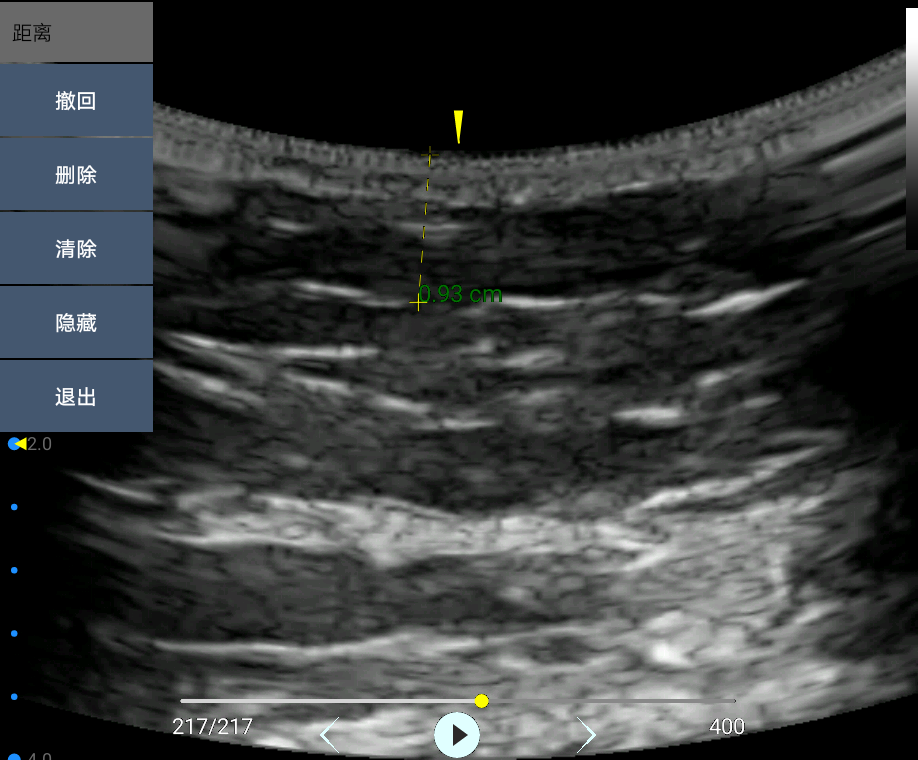
//> input picture cvTest/a7.png, 918 x 760 px
$ ./counter   (built with g++ and OpenCV 4)
//> lines starting //> are read from the running program, lines starting //| are printed output that depends on the picture; after the words box and inside, x2 and y2 are one past the last pixel; in counts of white or black regions, pixels touching at a corner belong together
### cvTest/counter.hpp
//
//  counter.hpp
//  cvTest
//
//  Created by 覃永正 on 2017/10/29.
//  Copyright © 2017年 HFY. All rights reserved.
//

#ifndef counter_hpp
#define counter_hpp

#include <stdio.h>

#endif /* counter_hpp */

### cvTest/counter.cpp
//
//  counter.cpp
//  cvTest
//.
//  Copyright © 2017年 HFY. All rights reserved.
//

#include "counter.hpp"
#include "fstream"
#include <iostream>
#include <string>
#include <strstream>
#include "math.h"

#define  FL_MIN_LENGTH   200
#define  FL_MIN_AREA     400
#define  DELTA           (6)
//#define  MIN_X           200
#define  MIN_Y           300
#define  MIN_CANDIDAT_DIAMETER    200
#define  MIN_CANDIDAT_AREA        1000

vector<vector<Point> > g_Contours;
vector<strAreaTag> stAreaTag,g_CandidateArea;
vector<strAreaTag> * pAreaTag = &stAreaTag;


// [66 lines left out: functions int2str, sort_point, AreaGetMax, GetCandicatArea, not called in this run]
int main()
{
    int iRet;
    int mc_valid[300] = {1};
    RNG g_rng(12345);
    Mat g_cannyMat_output;
    vector<Vec4i> g_vHierarchy;
    Mat img = imread("/Users/tanyongzheng/Documents/CvCounter/cvTest/a7.png", 1);
//> img is the input picture: 760 rows x 918 cols, CV_8UC3; mean B, G, R 59.8, 59.3, 56.5
    //imshow("OriImg", img);

    GaussianBlur(img, img, Size(5, 5), 0.5);

    int width = img.cols;
    int height = img.rows;
    Mat gray = Mat::zeros(img.size(),CV_8UC1);
    for (int i = 0; i < height; i++)
    {
        for (int j = 0; j < width; j++)
        {
            int pix = img.at<Vec3b>(i, j)[0] + img.at<Vec3b>(i, j)[2] - img.at<Vec3b>(i, j)[1];
            if (pix > 255)
                pix = 255;
            if (pix < 0)
                pix = 0;
            gray.at<uchar>(i, j) = (uchar)pix;
        }
    }
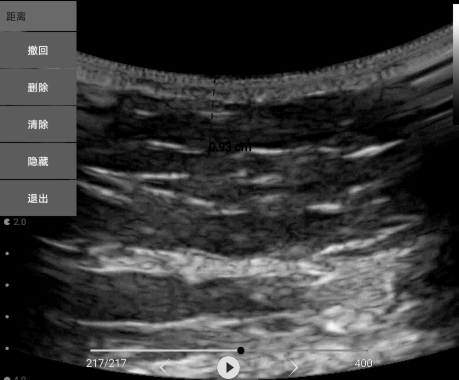
//> gray: 760 rows x 918 cols, CV_8UC1 (shown at 1/2 size); min 0, max 255, mean 57.1

    imwrite("1gray.jpg",gray);
    Mat bw;

    //s1 canny
    threshold(gray, bw, 0, 255, CV_THRESH_OTSU);
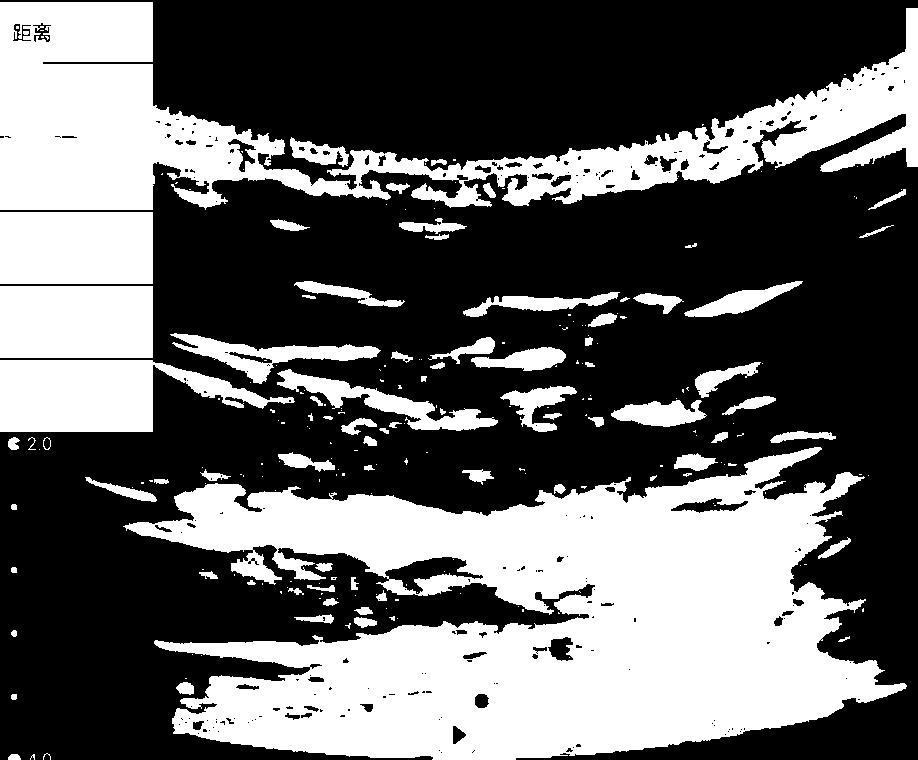
//> bw: 760 rows x 918 cols, CV_8UC1; 38.1% white; 228 white regions (147 under 20 px), largest, box (x1, y1, x2, y2) and area: (123, 447, 907, 760) 139259, (0, 2, 918, 210) 65294, (0, 360, 295, 432) 12775
    imwrite("2bin.jpg", bw);


    Canny( bw, g_cannyMat_output, 20, 255, 3 );
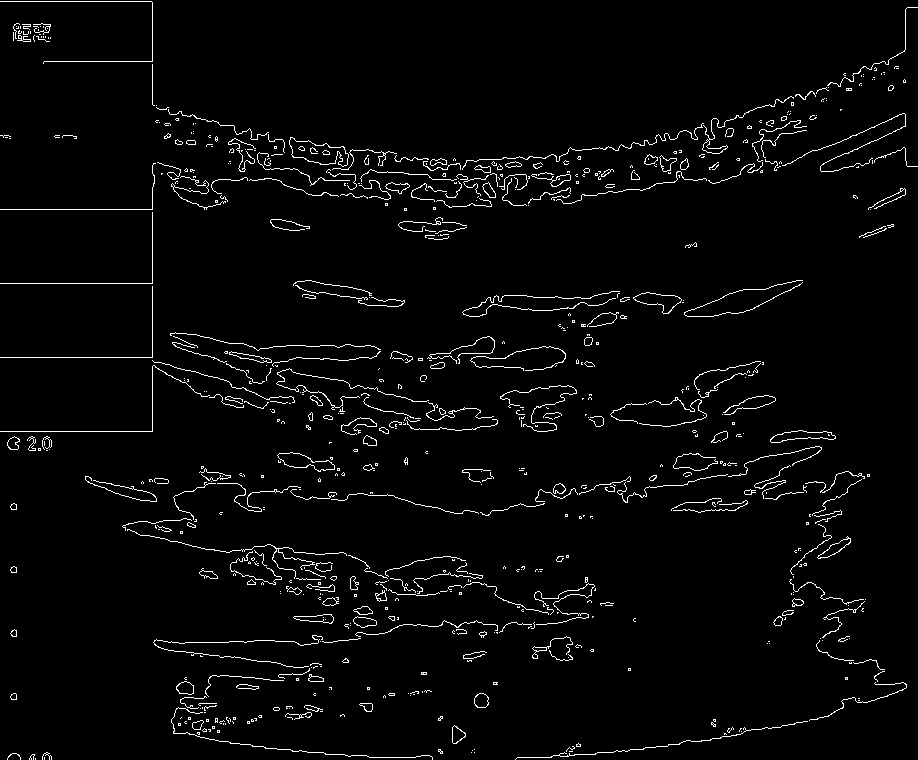
//> g_cannyMat_output: 760 rows x 918 cols, CV_8UC1; 2.9% white in thin lines or dots

    //s2 get contour
    findContours(bw, g_Contours, CV_RETR_EXTERNAL, CV_CHAIN_APPROX_SIMPLE);
//> g_Contours = 212 contours, 144 with area under 20; largest, box (x1, y1, x2, y2) and area: (123, 447, 907, 760) 141060, (0, 2, 918, 210) 65428, (0, 360, 295, 432) 12390, (0, 286, 153, 358) 10792, (0, 212, 153, 284) 10792
    Mat markers = Mat::zeros(bw.size(), CV_32SC1);

    for (size_t i = 0; i < g_Contours.size(); i++)
        drawContours(markers, g_Contours, static_cast<int>(i), Scalar::all(static_cast<int>(i)+1), -1);
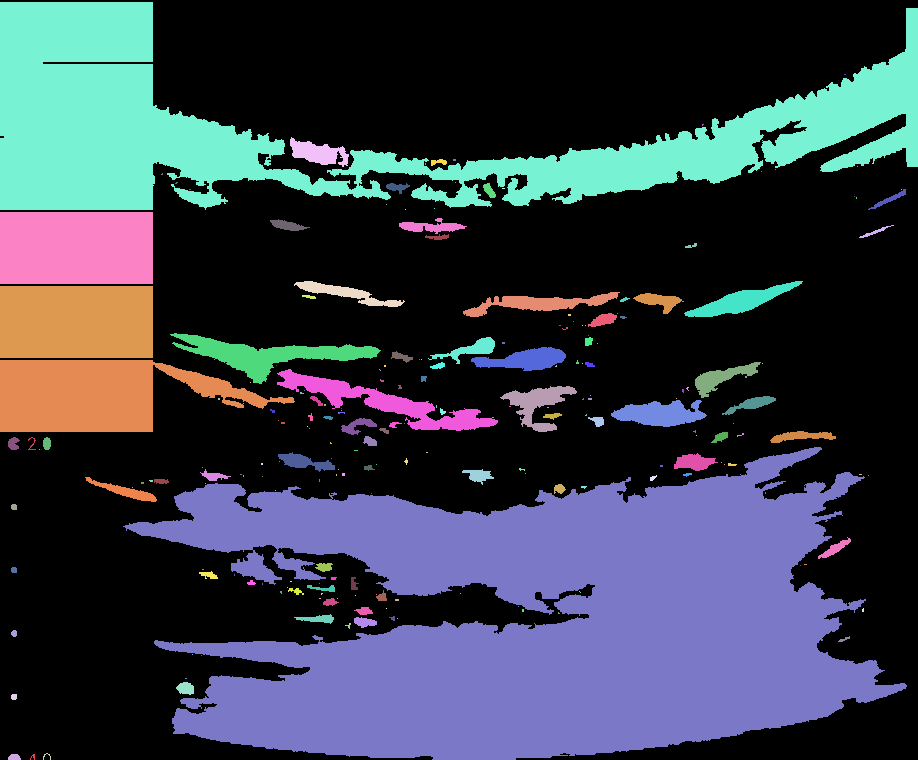
//> markers: 760 rows x 918 cols, CV_32SC1; 213 distinct labels, from 0 to 212; one colour per label, 0 black

    circle(markers, Point(5, 5), 3, CV_RGB(255, 255, 255), -1);
//> markers: 760 rows x 918 cols, CV_32SC1; 214 distinct labels, from 0 to 255
    imwrite("3contours.jpg", markers);

    //s3 get center monments
    vector<Moments> mu(g_Contours.size() );
//> mu = 212 items
    for(unsigned int i = 0; i < g_Contours.size(); i++ )
    { mu[i] = moments( g_Contours[i], false ); }

    //  calc mc
    vector<Point2f> mc( g_Contours.size() );
    for( unsigned int i = 0; i < g_Contours.size(); i++ )
    {
        mc[i] = Point2i( static_cast<float>(mu[i].m10/mu[i].m00), static_cast<float>(mu[i].m01/mu[i].m00 )) ;
        //stAreaTag.at(i)->moments = &mc;
    }
//> after the loop, mc = 212 Points (x, y), first 12: [33, 755], [13, 756], [45, 755], [13, 696], [185, 687], [-2.15e+09, -2.15e+09], [-2.15e+09, -2.15e+09], [-2.15e+09, -2.15e+09], [843, 639], [13, 633], [348, 625], [-2.15e+09, -2.15e+09]


    // s4 drawing contour and calc args of mc
    Mat drawing = Mat::zeros( g_cannyMat_output.size(), CV_8UC3 );
    Scalar color = CV_RGB(0,255,0);
    int sum = (int)g_Contours.size();
//> sum = 212
    int j =0;
//> (the run ends here: the program needs code that is not available in this run, at `strAreaTag  area;`)

$ run again, with cvTest/a1.png copied over cvTest/a7.png
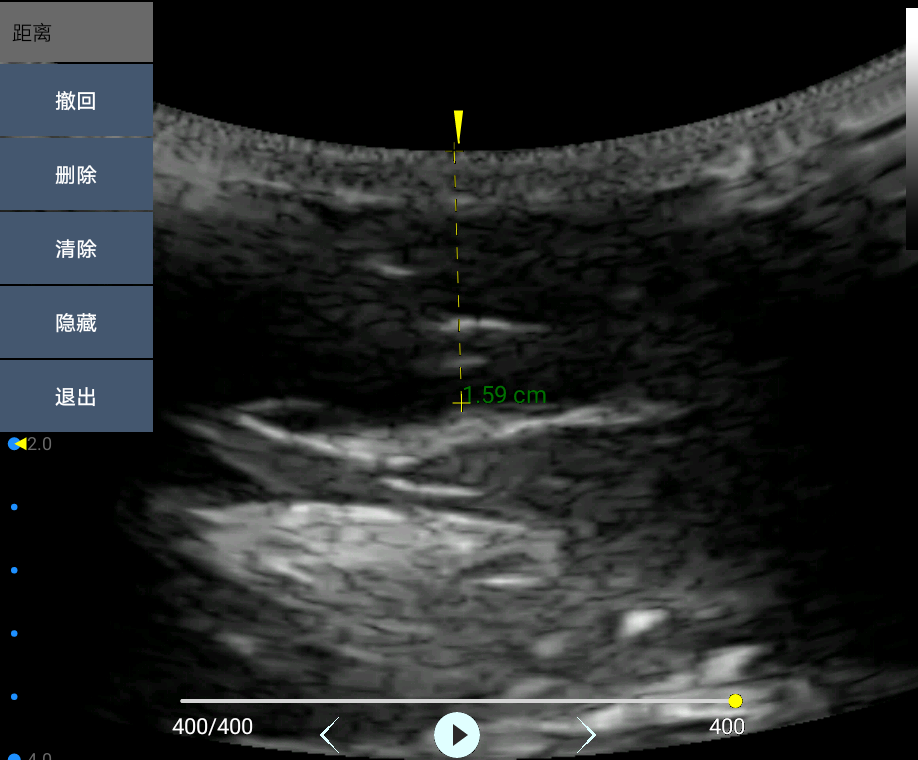
//> input picture cvTest/a1.png, 918 x 760 px
//> img is the input picture: 760 rows x 918 cols, CV_8UC3; mean B, G, R 42.3, 41.6, 39
//> `threshold(gray, bw, 0, 255, CV_THRESH_OTSU);`:
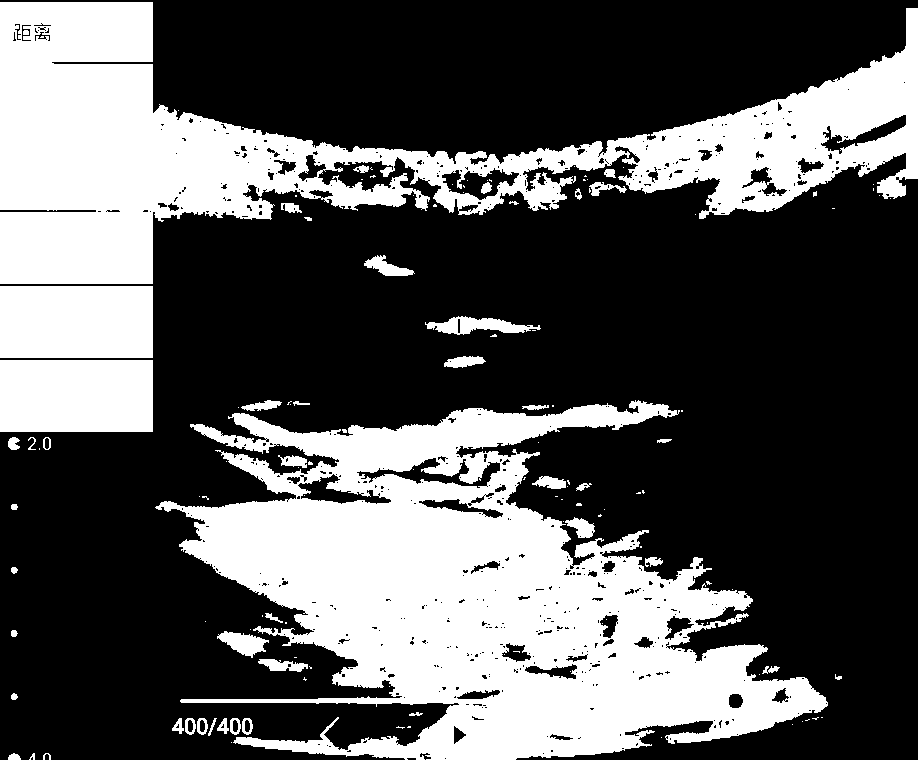
//> bw: 760 rows x 918 cols, CV_8UC1; 34.2% white; 131 white regions (83 under 20 px), largest, box (x1, y1, x2, y2) and area: (155, 400, 828, 760) 119018, (0, 2, 918, 284) 90892, (0, 286, 153, 358) 11016
//> g_cannyMat_output: 760 rows x 918 cols, CV_8UC1; 2.7% white in thin lines or dots
//> g_Contours = 114 contours, 75 with area under 20; largest, box (x1, y1, x2, y2) and area: (155, 400, 828, 760) 123271, (0, 2, 918, 284) 93590, (0, 360, 153, 432) 10792, (0, 286, 153, 358) 10792, (425, 316, 541, 335) 1036
//> the loop `for (size_t i = 0; i < g_Contours.size(); i++)` made 114 passes
//> after the loop `for (size_t i = 0; i < g_Contours.size(); i++)`:
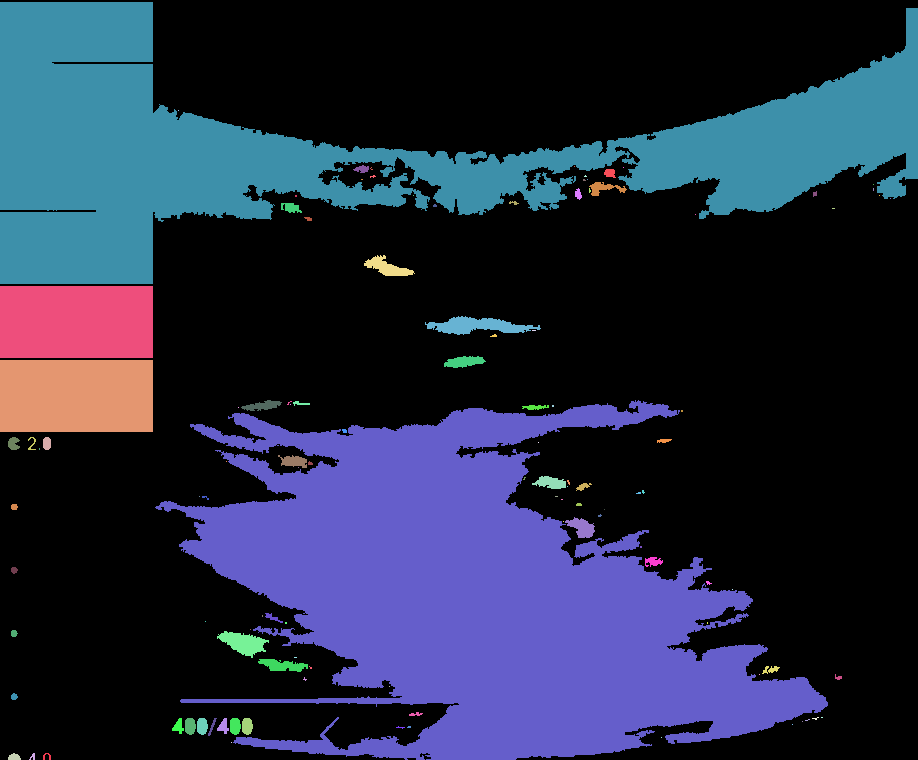
//> markers: 760 rows x 918 cols, CV_32SC1; 115 distinct labels, from 0 to 114; one colour per label, 0 black
//> mu = 114 items
//> the loop `for(unsigned int i = 0; i < g_Contours.size(); i++ ) { mu[i] = moments..` made 114 passes
//> the loop `for( unsigned int i = 0; i < g_Contours.size(); i++ )` made 114 passes
//> after the loop `for( unsigned int i = 0; i < g_Contours.size(); i++ )`: mc = 114 Points (x, y), first 12: [46, 756], [32, 755], [13, 756], [-2.15e+09, -2.15e+09], [-2.15e+09, -2.15e+09], [408, 726], [400, 727], [-2.15e+09, -2.15e+09], [-2.15e+09, -2.15e+09], [-2.15e+09, -2.15e+09], [246, 725], [234, 725]
//> sum = 114

$ run again, with cvTest/a2.png copied over cvTest/a7.png
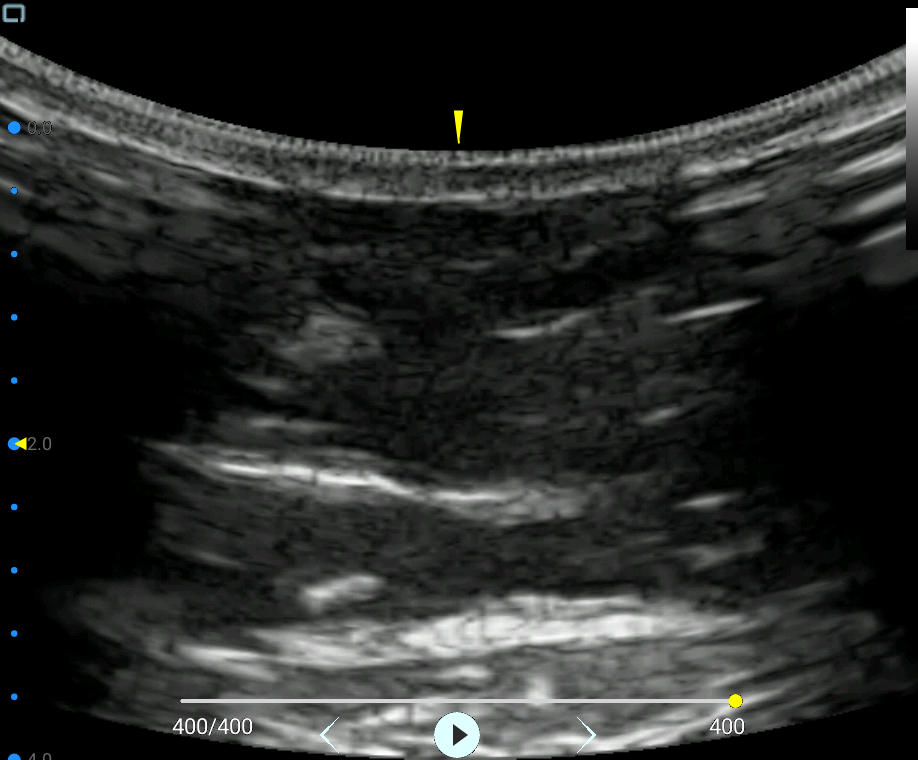
//> input picture cvTest/a2.png, 918 x 760 px
//> img is the input picture: 760 rows x 918 cols, CV_8UC3; mean B, G, R 39.7, 40.9, 39.5
//> `threshold(gray, bw, 0, 255, CV_THRESH_OTSU);`:
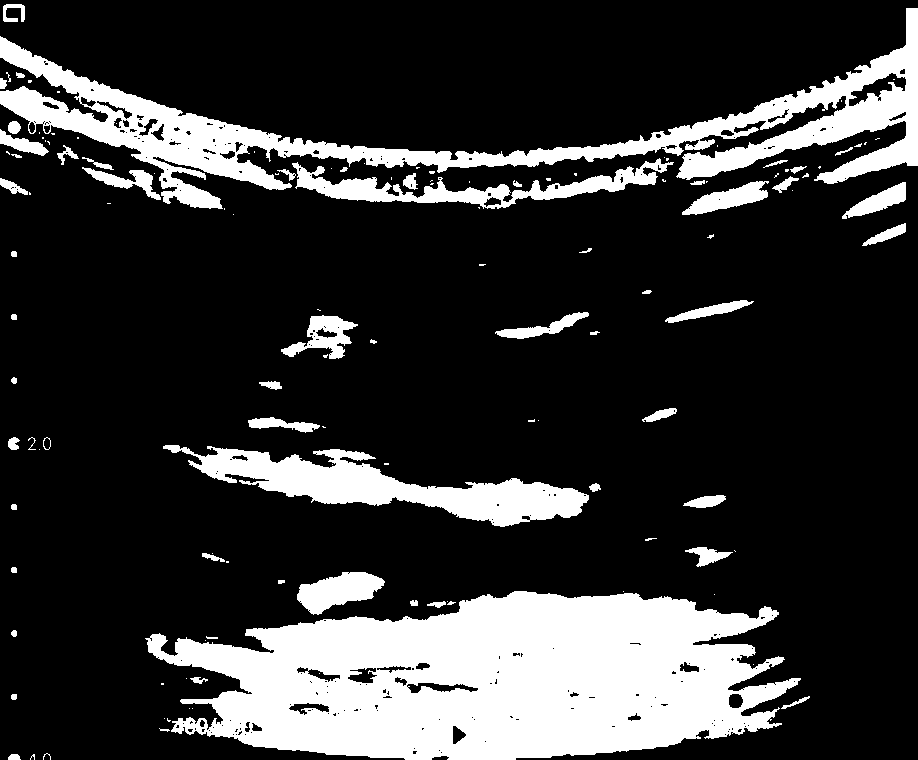
//> bw: 760 rows x 918 cols, CV_8UC1; 20.4% white; 132 white regions (71 under 20 px), largest, box (x1, y1, x2, y2) and area: (145, 591, 801, 760) 75739, (0, 8, 918, 209) 34268, (163, 445, 589, 527) 12835
//> g_cannyMat_output: 760 rows x 918 cols, CV_8UC1; 2.2% white in thin lines or dots
//> g_Contours = 129 contours, 80 with area under 20; largest, box (x1, y1, x2, y2) and area: (145, 591, 801, 760) 76751, (0, 8, 918, 209) 34308, (163, 445, 589, 527) 12310, (292, 158, 674, 209) 5058, (297, 572, 385, 615) 2141
//> the loop `for (size_t i = 0; i < g_Contours.size(); i++)` made 129 passes
//> after the loop `for (size_t i = 0; i < g_Contours.size(); i++)`:
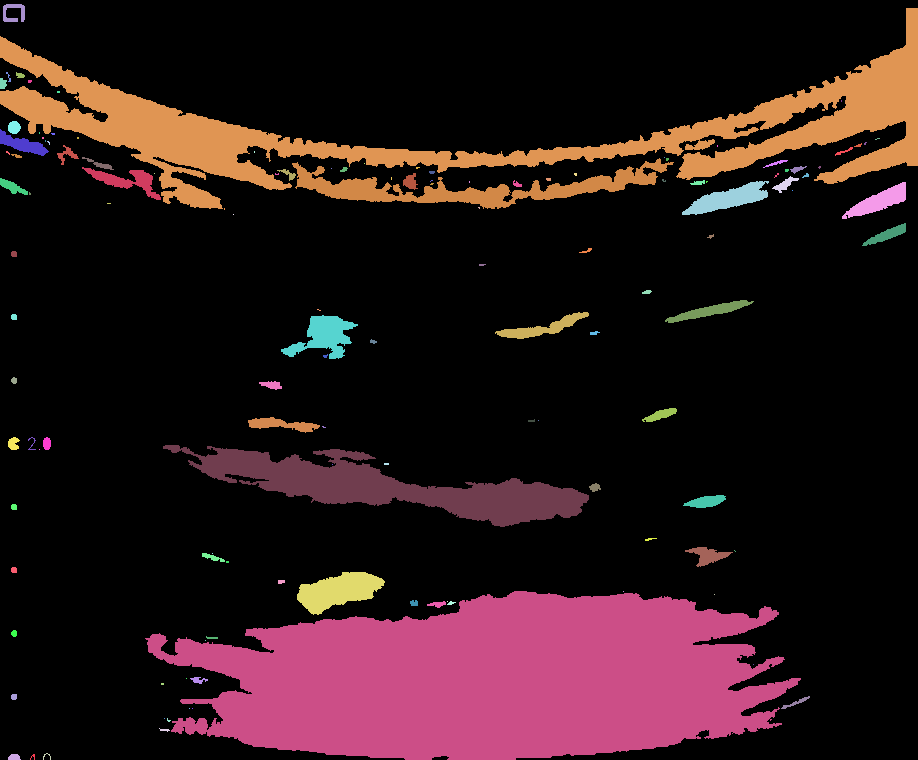
//> markers: 760 rows x 918 cols, CV_32SC1; 130 distinct labels, from 0 to 129; one colour per label, 0 black
//> mu = 129 items
//> the loop `for(unsigned int i = 0; i < g_Contours.size(); i++ ) { mu[i] = moments..` made 129 passes
//> the loop `for( unsigned int i = 0; i < g_Contours.size(); i++ )` made 129 passes
//> after the loop `for( unsigned int i = 0; i < g_Contours.size(); i++ )`: mc = 129 Points (x, y), first 12: [33, 755], [13, 756], [45, 755], [164, 729], [168, 720], [-2.15e+09, -2.15e+09], [-2.15e+09, -2.15e+09], [-2.15e+09, -2.15e+09], [795, 702], [13, 696], [162, 683], [-2.15e+09, -2.15e+09]
//> sum = 129
